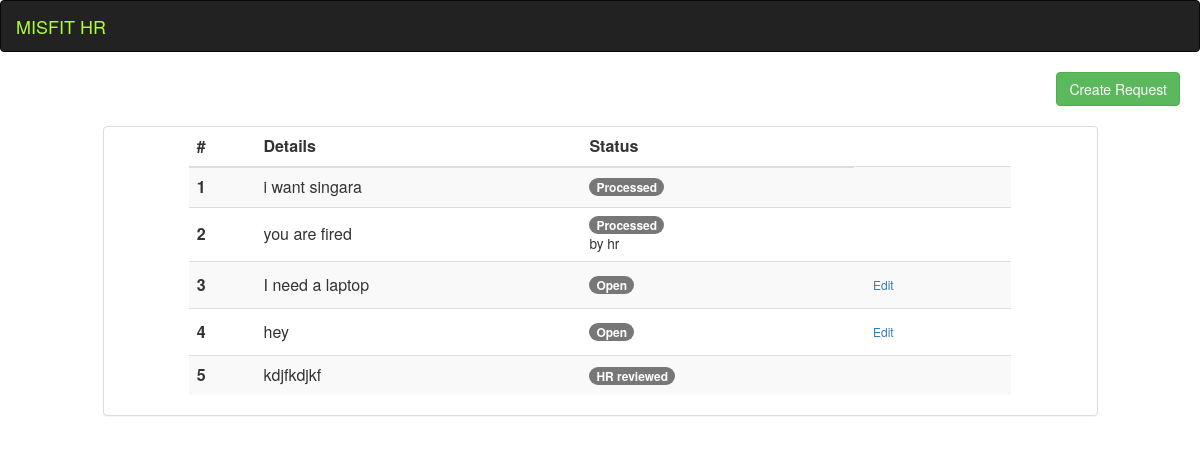
/requests (signed in), run on the app's committed database.
### hr_app/models.py (models this page shows)
class Request(models.Model):
    statuses = (
        ('1', 'Open'),
        ('2', 'HR Reviewed'),
        ('3', 'Processed')
    )
    details = models.CharField(max_length=255)
    requester = models.ForeignKey(User, on_delete=models.CASCADE, related_name= '%(class)s_requester_id')
    processor = models.ForeignKey(User, on_delete=models.SET_NULL, blank = True, null=True, related_name= '%(class)s_request_processor_id')
    status = models.CharField(max_length=20, choices=statuses, default='1')

class User(models.Model):
    user_types = (
        ('1', 'EMPLOYEE'),
        ('2', 'HR'),
        ('3', 'MANAGER')
    )
    name = models.CharField(max_length=100)
    email = models.EmailField(max_length=50)
    type = models.CharField(max_length=100, choices=user_types, default= '1')
    is_logged_in = models.BooleanField(default=False)
    image = models.BinaryField(blank=True)
    def __str__(self):
        return self.name + ' - ' + self.email

### hr_app/views.py (the view)
# urls.py: path('requests', views.request, name = 'request'),
def request(request):
    if 'user' in request.session:
        data = {}
        user = User.objects.get(id=request.session['user'])
        if request.method == 'POST':
            req = Request(details=request.POST['request_details'], requester_id=user.id, status='1')
            req.save()
            return JsonResponse({'request_saved': True})
        data['user'] = user
        if user.type == '1':
            requests = Request.objects.filter(requester=user)
        elif user.type == '2':
            requests = Request.objects.all()
        else:
            requests = Request.objects.filter(status='2')
        for idx, req in enumerate(requests):
            print(idx, req.requester)
            requests[idx].requested_user = User.objects.get(id=req.requester.id)
            if req.processor:
                requests[idx].processor_user = User.objects.get(id=req.processor.id)
        data['requests'] = requests
        return render(request, 'request.html', data)
    else:
        return HttpResponseRedirect('/')

### hr_app/templates/request.html (shortened to what this page needs)
{% extends 'index.html' %}
{% load bootstrap3 %}
{% block body_content %}
    {% if user.type == '1' %}
    <a href="#createRequestModal" data-toggle="modal" type="button" class="btn btn-success pull-right" style="margin-right: 20px; margin-bottom: 20px;">Create Request</a>
    {% endif %}
    <div class="row">
        <div class="col-md-10 col-md-offset-1">
            <div class="panel panel-default">
                <div class="row">
                    <div class="col-md-10 col-md-offset-1">
                        <table class="table table-striped">
              <thead>
                <tr>
                  <th scope="col">#</th>
                  <th scope="col"> Details</th>
                  <th scope="col">Status</th>
                </tr>
              </thead>
              <tbody>
                {% for request in requests %}
                    <tr>
                    <th scope="row"> {{ forloop.counter }} </th>
                    <td>{{ request.details }}</td>
                    <td>
                        {% if request.status == '1' %}
                        <span class="badge badge-primary">Open</span>
                        {% elif request.status == '2' %}
                        <span class="badge badge-info">HR reviewed</span>
                        {% else %}
                        <span class="badge badge-success">Processed</span> <br>
                            {% if request.processor_user %}
                            <small>by {{ request.processor_user.name }}</small>
                            {% endif %}
                        {% endif %}
                    </td>
                    <td>
                        {% if user.type == '1' and request.status == '1'%}
                        <a href="{% url 'hr:updateRequest' request.id %}" class="btn btn-sm">
                            Edit
                        </a>
                        {% endif %}
                    </td>
                    </tr>
                {% endfor %}
              </tbody>
            </table>
                    </div>
                </div>
            </div>
        </div>
    </div>
{% endblock %}

### hr_app/templates/index.html (style rules this page uses)
th, td { vertical-align: middle !important; }

### data on the page
Request: details "i want singara", status "Processed"
Request: details "you are fired", processor_user.name "hr"
Request: details "I need a laptop", status "Open"
Request: details "hey", status "Open"
Request: details "kdjfkdjkf", status "HR reviewed"
